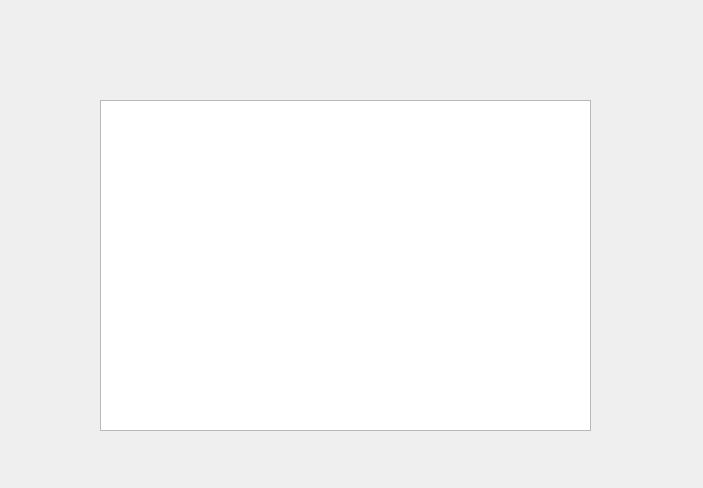
<?xml version="1.0" encoding="UTF-8"?>
<ui version="4.0">
 <class>Widget</class>
 <widget class="QWidget" name="Widget">
  <property name="geometry">
   <rect>
    <x>0</x>
    <y>0</y>
    <width>703</width>
    <height>488</height>
   </rect>
  </property>
  <property name="windowTitle">
   <string>Widget</string>
  </property>
  <widget class="QTableView" name="tableView">
   <property name="geometry">
    <rect>
     <x>100</x>
     <y>100</y>
     <width>491</width>
     <height>331</height>
    </rect>
   </property>
  </widget>
 </widget>
 <layoutdefault spacing="6" margin="11"/>
 <resources/>
 <connections/>
</ui>
